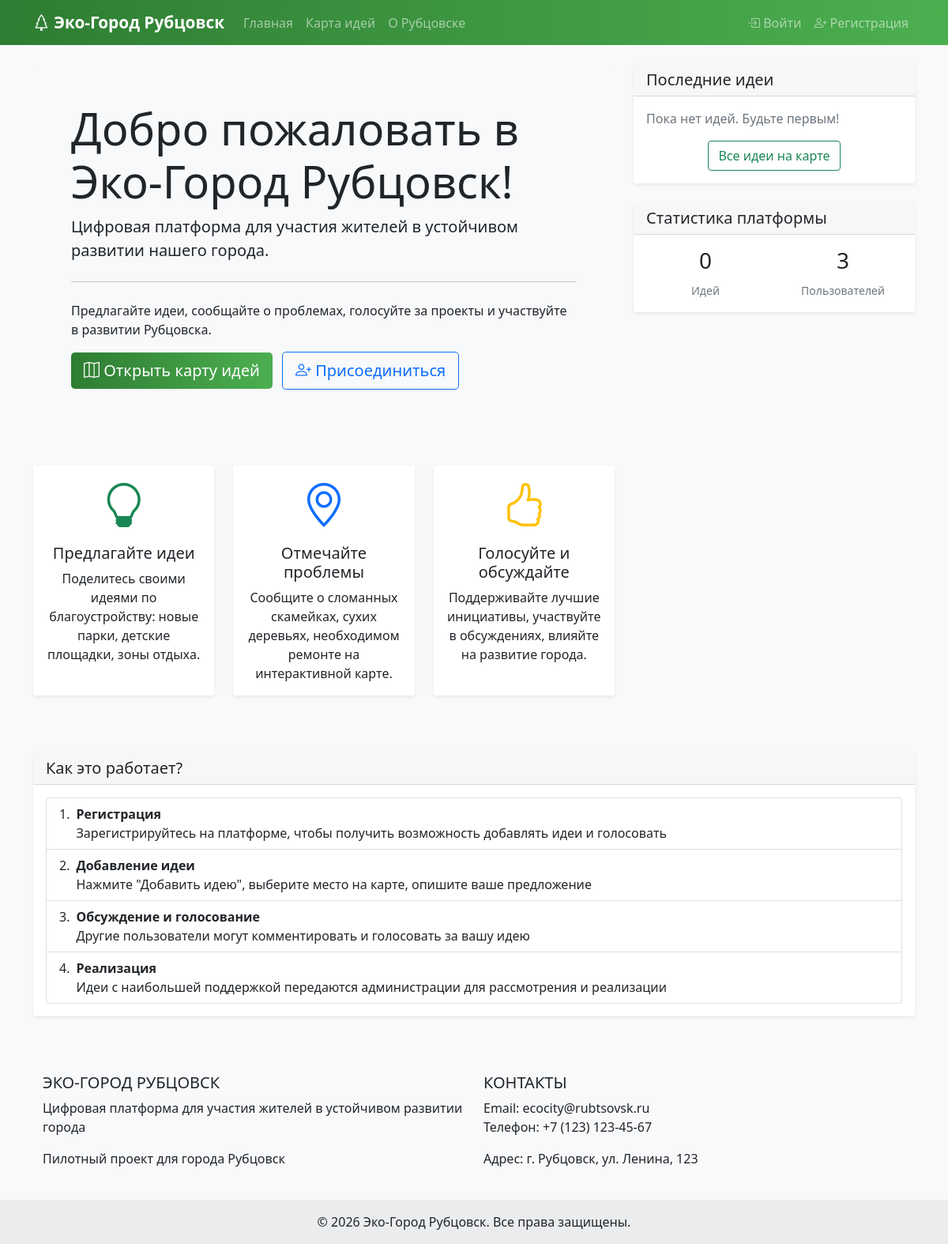
Before: / with the older database file.
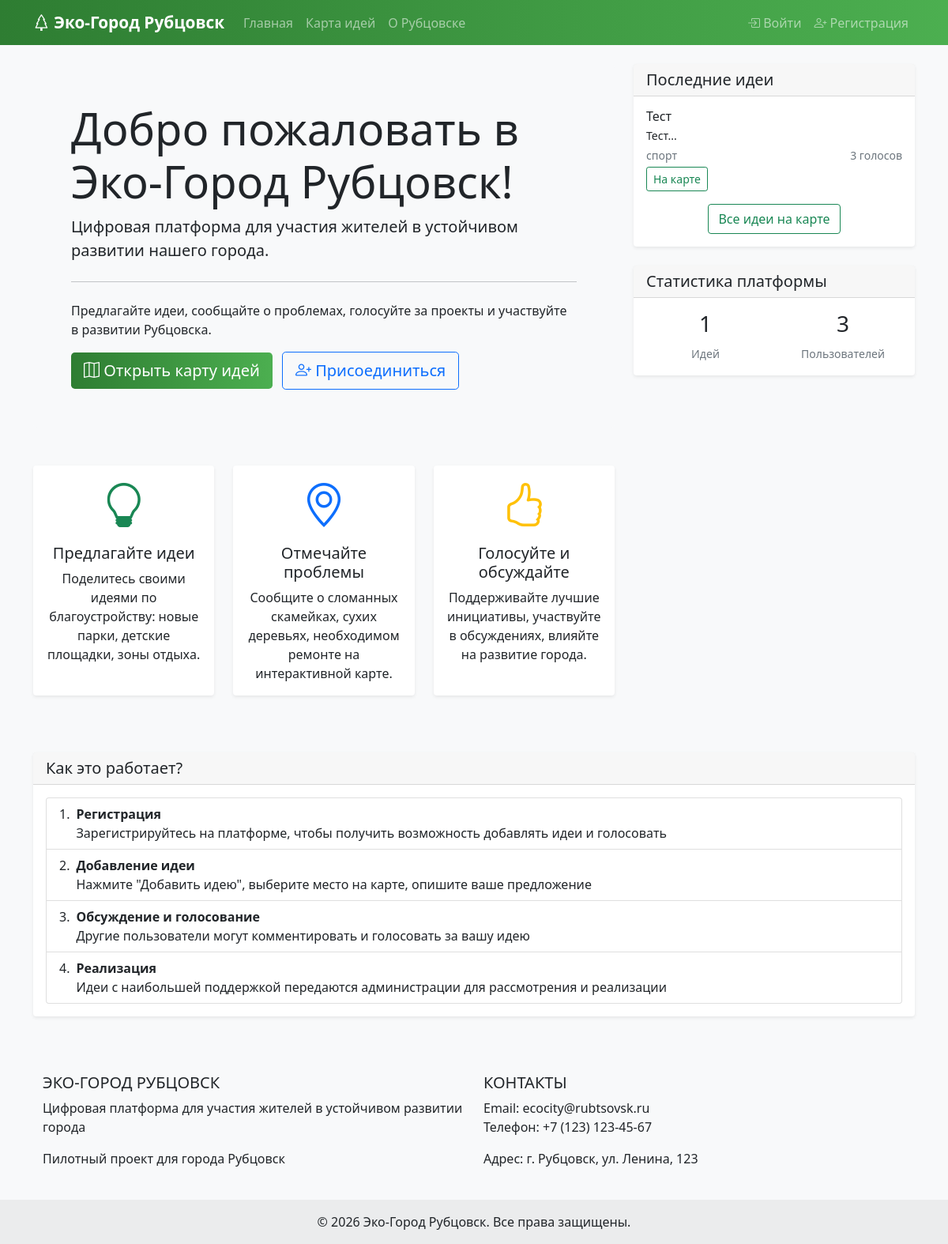
After: the same page with the newer database file.
### app.py (models this page shows)
class Idea(db.Model):
    id = db.Column(db.Integer, primary_key=True)
    title = db.Column(db.String(200), nullable=False)
    description = db.Column(db.Text, nullable=False)
    category = db.Column(db.String(50), nullable=False)
    latitude = db.Column(db.Float, nullable=False)
    longitude = db.Column(db.Float, nullable=False)
    status = db.Column(db.String(20), default='pending')
    created_at = db.Column(db.DateTime, default=datetime.utcnow)
    user_id = db.Column(db.Integer, db.ForeignKey('user.id'), nullable=False)
    votes_count = db.Column(db.Integer, default=0)
    author = db.relationship('User', backref='ideas', lazy=True)

### app.py (the view)
@app.route('/')
def index():
    recent_ideas = Idea.query.order_by(Idea.created_at.desc()).limit(3).all()
    total_ideas = Idea.query.count()
    total_users = User.query.count()
    return render_template('index.html',
                           recent_ideas=recent_ideas,
                           total_ideas=total_ideas,
                           total_users=total_users)

### templates/index.html (shortened to what this page needs)
{% extends "base.html" %}
{% block content %}
<div class="row">
    <div class="col-md-8">
        <div class="jumbotron bg-light p-5 rounded-3">
            <h1 class="display-4">Добро пожаловать в Эко-Город Рубцовск!</h1>
            <p class="lead">Цифровая платформа для участия жителей в устойчивом развитии нашего города.</p>
            <hr class="my-4">
            <p>Предлагайте идеи, сообщайте о проблемах, голосуйте за проекты и участвуйте в развитии Рубцовска.</p>
            <a class="btn btn-success btn-lg" href="{{ url_for('map_view') }}" role="button">
                <i class="bi bi-map"></i> Открыть карту идей
            </a>
            {% if not current_user.is_authenticated %}
                <a class="btn btn-outline-primary btn-lg ms-2" href="{{ url_for('register') }}" role="button">
                    <i class="bi bi-person-plus"></i> Присоединиться
                </a>
            {% endif %}
        </div>
        <div class="row mt-5">
            <div class="col-md-4 mb-4">
                <div class="card h-100 text-center">
                    <div class="card-body">
                        <i class="bi bi-lightbulb display-4 text-success"></i>
                        <h5 class="card-title mt-3">Предлагайте идеи</h5>
                        <p class="card-text">Поделитесь своими идеями по благоустройству: новые парки, детские площадки, зоны отдыха.</p>
                    </div>
                </div>
            </div>
            <div class="col-md-4 mb-4">
                <div class="card h-100 text-center">
                    <div class="card-body">
                        <i class="bi bi-geo-alt display-4 text-primary"></i>
                        <h5 class="card-title mt-3">Отмечайте проблемы</h5>
                        <p class="card-text">Сообщите о сломанных скамейках, сухих деревьях, необходимом ремонте на интерактивной карте.</p>
                    </div>
                </div>
            </div>
            <div class="col-md-4 mb-4">
                <div class="card h-100 text-center">
                    <div class="card-body">
                        <i class="bi bi-hand-thumbs-up display-4 text-warning"></i>
                        <h5 class="card-title mt-3">Голосуйте и обсуждайте</h5>
                        <p class="card-text">Поддерживайте лучшие инициативы, участвуйте в обсуждениях, влияйте на развитие города.</p>
                    </div>
                </div>
            </div>
        </div>
    </div>
    <div class="col-md-4">
        <div class="card">
            <div class="card-header">
                <h5 class="card-title mb-0">Последние идеи</h5>
            </div>
            <div class="card-body">
                {% if recent_ideas %}
                    {% for idea in recent_ideas %}
                    <div class="mb-3">
                        <h6 class="mb-1">{{ idea.title }}</h6>
                        <p class="mb-1 small">{{ idea.description[:100] }}...</p>
                        <div class="d-flex justify-content-between">
                            <small class="text-muted">{{ idea.category }}</small>
                            <small class="text-muted">{{ idea.votes_count }} голосов</small>
                        </div>
                        <a href="{{ url_for('map_view') }}?focus={{ idea.id }}" class="btn btn-sm btn-outline-success mt-1">
                            На карте
                        </a>
                    </div>
                    {% endfor %}
                {% else %}
                    <p class="text-muted">Пока нет идей. Будьте первым!</p>
                {% endif %}
                <div class="text-center mt-3">
                    <a href="{{ url_for('map_view') }}" class="btn btn-outline-success">Все идеи на карте</a>
                </div>
            </div>
        </div>
        <div class="card mt-4">
            <div class="card-header">
                <h5 class="card-title mb-0">Статистика платформы</h5>
            </div>
            <div class="card-body">
                <div class="row text-center">
                    <div class="col-6">
                        <h3>{{ total_ideas }}</h3>
                        <small class="text-muted">Идей</small>
                    </div>
                    <div class="col-6">
                        <h3>{{ total_users }}</h3>
                        <small class="text-muted">Пользователей</small>
                    </div>
                </div>
            </div>
        </div>
    </div>
</div>
<div class="row mt-5">
    <div class="col-12">
        <div class="card">
            <div class="card-header">
                <h5 class="card-title mb-0">Как это работает?</h5>
            </div>
            <div class="card-body">
                <ol class="list-group list-group-numbered">
                    <li class="list-group-item d-flex justify-content-between align-items-start">
                        <div class="ms-2 me-auto">
                            <div class="fw-bold">Регистрация</div>
                            Зарегистрируйтесь на платформе, чтобы получить возможность добавлять идеи и голосовать
                        </div>
                    </li>
                    <li class="list-group-item d-flex justify-content-between align-items-start">
                        <div class="ms-2 me-auto">
                            <div class="fw-bold">Добавление идеи</div>
                            Нажмите "Добавить идею", выберите место на карте, опишите ваше предложение
                        </div>
                    </li>
                    <li class="list-group-item d-flex justify-content-between align-items-start">
                        <div class="ms-2 me-auto">
                            <div class="fw-bold">Обсуждение и голосование</div>
                            Другие пользователи могут комментировать и голосовать за вашу идею
                        </div>
                    </li>
                    <li class="list-group-item d-flex justify-content-between align-items-start">
                        <div class="ms-2 me-auto">
                            <div class="fw-bold">Реализация</div>
                            Идеи с наибольшей поддержкой передаются администрации для рассмотрения и реализации
                        </div>
                    </li>
                </ol>
            </div>
        </div>
    </div>
</div>
{% endblock %}

### templates/base.html (shortened to what this page needs)
<!DOCTYPE html>
<html lang="ru">
<head>
    <link href="https://cdn.jsdelivr.net/npm/bootstrap@5.1.3/dist/css/bootstrap.min.css" rel="stylesheet">
    <link rel="stylesheet" href="https://cdn.jsdelivr.net/npm/bootstrap-icons@1.8.1/font/bootstrap-icons.css">
    <link rel="stylesheet" href="{{ url_for('static', filename='style.css') }}">
</head>
<body>
    <nav class="navbar navbar-expand-lg navbar-dark" style="background: linear-gradient(to right, #2e7d32, #4caf50);">
        <div class="container">
            <a class="navbar-brand" href="{{ url_for('index') }}">
                <i class="bi bi-tree"></i> Эко-Город Рубцовск
            </a>
            <div class="collapse navbar-collapse" id="navbarNav">
                <ul class="navbar-nav me-auto">
                    <li class="nav-item">
                        <a class="nav-link" href="{{ url_for('index') }}">Главная</a>
                    </li>
                    <li class="nav-item">
                        <a class="nav-link" href="{{ url_for('map_view') }}">Карта идей</a>
                    </li>
                    <li class="nav-item">
                        <a class="nav-link" href="{{ url_for('city_info') }}">О Рубцовске</a>
                    </li>
                </ul>
                <ul class="navbar-nav">
                    {% if current_user.is_authenticated %}
                        {% if current_user.is_admin %}
                            <li class="nav-item">
                                <a class="nav-link" href="{{ url_for('admin_dashboard') }}">
                                    <i class="bi bi-speedometer2"></i> Панель админа
                                </a>
                            </li>
                        {% endif %}
                        <li class="nav-item">
                            <span class="nav-link">Привет, {{ current_user.username }}</span>
                        </li>
                        <li class="nav-item">
                            <a class="nav-link" href="{{ url_for('logout') }}">
                                <i class="bi bi-box-arrow-right"></i> Выйти
                            </a>
                        </li>
                    {% else %}
                        <li class="nav-item">
                            <a class="nav-link" href="{{ url_for('login') }}">
                                <i class="bi bi-box-arrow-in-right"></i> Войти
                            </a>
                        </li>
                        <li class="nav-item">
                            <a class="nav-link" href="{{ url_for('register') }}">
                                <i class="bi bi-person-plus"></i> Регистрация
                            </a>
                        </li>
                    {% endif %}
                </ul>
            </div>
        </div>
    </nav>
    <main class="container mt-4">
        {% block content %}{% endblock %}
    </main>
    <footer class="bg-light text-center text-lg-start mt-5">
        <div class="container p-4">
            <div class="row">
                <div class="col-lg-6 col-md-12 mb-4 mb-md-0">
                    <h5 class="text-uppercase">Эко-Город Рубцовск</h5>
                    <p>Цифровая платформа для участия жителей в устойчивом развитии города</p>
                    <p>Пилотный проект для города Рубцовск</p>
                </div>
                <div class="col-lg-6 col-md-12 mb-4 mb-md-0">
                    <h5 class="text-uppercase">Контакты</h5>
                    <p>Email: ecocity@rubtsovsk.ru<br>Телефон: +7 (123) 123-45-67</p>
                    <p>Адрес: г. Рубцовск, ул. Ленина, 123</p>
                </div>
            </div>
        </div>
        <div class="text-center p-3" style="background-color: rgba(0, 0, 0, 0.05);">
            © 2026 Эко-Город Рубцовск. Все права защищены.
        </div>
    </footer>
</body>
</html>

### staticCSS/style.css (style rules this page uses)
body { background-color: #f8f9fa; font-family: 'Segoe UI', Tahoma, Geneva, Verdana, sans-serif; }
.navbar-brand { font-weight: bold; font-size: 1.3rem; }
.card { border: none; box-shadow: 0 0.125rem 0.25rem rgba(0, 0, 0, 0.075); transition: transform 0.2s; }
.btn-success { background: linear-gradient(to right, #2e7d32, #4caf50); border: none; }

Changed rows visible on the page:
added Idea: title "Тест", description "Тест", category "спорт", votes_count "3"
Other visible differences:
{{ total_ideas }}: "0" → "1"
text no longer shown: "Пока нет идей. Будьте первым!"
